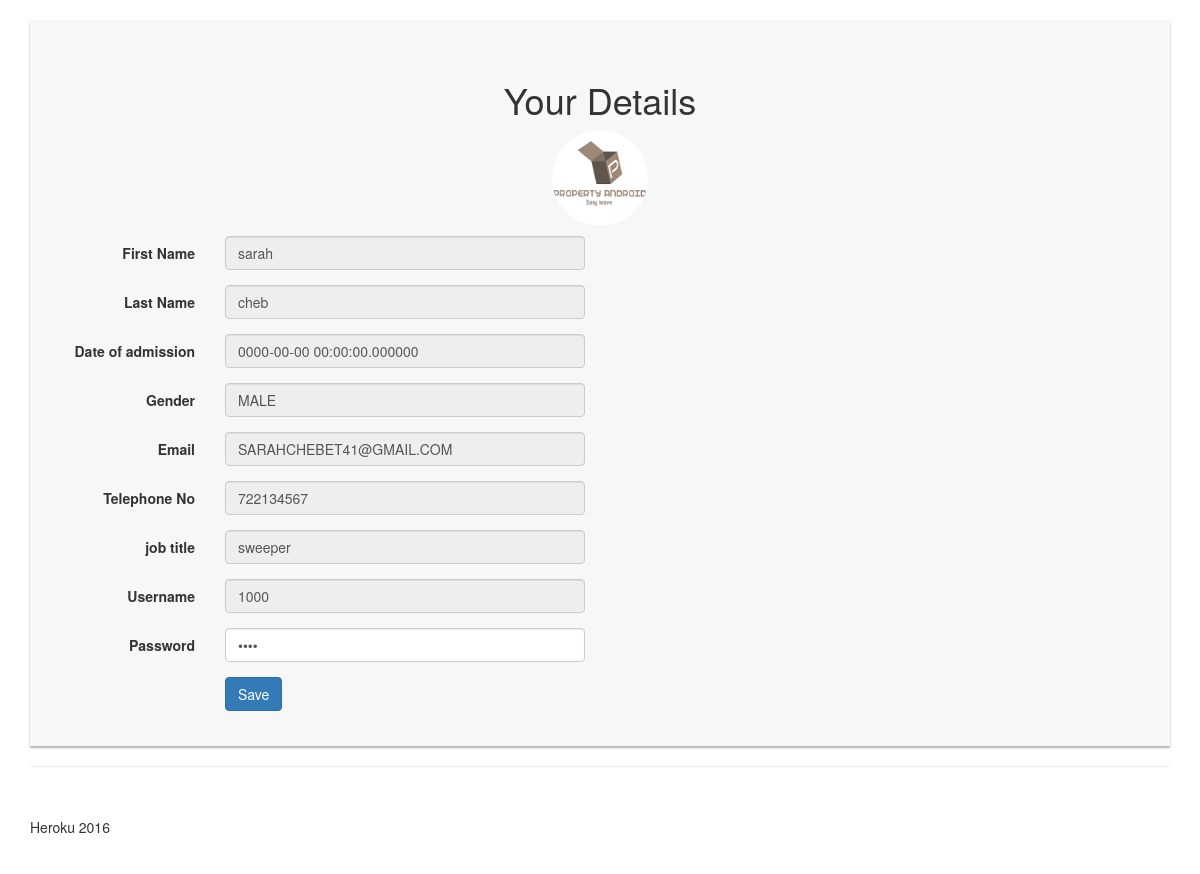
The page /leave/profile.php (signed in) on the database its author committed.
### tables this page shows
CREATE TABLE `employee` (
  `firstname` varchar(100) NOT NULL,
  `lastname` varchar(100) NOT NULL,
  `nationality` varchar(100) NOT NULL,
  `id_no` int(100) NOT NULL,
  `emp_no` int(100) NOT NULL,
  `gender` varchar(100) NOT NULL,
  `doa` datetime(6) NOT NULL,
  `email` varchar(100) NOT NULL,
  `tel_no` int(10) NOT NULL,
  `department` varchar(100) NOT NULL,
  `password` varchar(32) NOT NULL,
  `job_title` varchar(255) NOT NULL,
  `photo` varbinary(1000) NOT NULL,
  `emp_role` varchar(255) NOT NULL DEFAULT 'employee',
  `leave_status` varchar(255) NOT NULL DEFAULT 'At Work'
);

### leave/includes/function.php (called while the page is built, shortened)
<?php
function query($sql) {
global $connection;
return mysqli_query($connection, $sql);
}
function fetch_array($result){
return mysqli_fetch_array($result);
}
?>

### leave/profile.php (the view, shortened to what this page needs)
<?php include("includes/header.php"); ?>
<body>
    <div class="container">
<?php
        $query=query("SELECT*FROM employee WHERE emp_no='{$_SESSION['emp_emp_no']}' ");
        while($row=fetch_array($query))
        {
                        $firstname=$row['firstname'];
                        $lastname=$row['lastname'];
                        $doa=$row['doa'];
                        $job_title=$row['job_title'];
                        $email=$row['email'];
                        $tel_no=$row['tel_no'];
                        $gender=$row['gender'];
                        $user_emp_no=$row['emp_no'];
                        $password=$row['password'];
  }
?>
        <div class="account-wall">
               <h1 class="text-center">Your Details</h1>
                <img class="profile-img" src="uploads/create_thumb.png"
                    alt="">
            <form class="form-horizontal" method="post">
  <div class="form-group">
    <label for="first_name"   class="col-sm-2 control-label">First Name</label>
    <div class="col-md-4">
      <input type="text" class="form-control" name="firstname" value="<?php echo $firstname;?>" placeholder="First Name" disabled>
    </div>
  </div>
  <div class="form-group">
    <label for="last_name" class="col-sm-2 control-label">Last Name</label>
    <div class="col-md-4">
      <input type="text" class="form-control" name="lastname" value="<?php echo $lastname;?>" placeholder="Last Name" disabled>
    </div>
  </div>
   <div class="form-group">
    <label for="DateRecruited" class="col-sm-2 control-label">Date of admission</label>
    <div class="col-md-4">
      <input type="text" class="form-control" name="doa" value="<?php echo $doa;?>" placeholder="Date of admission" disabled>
    </div>
  </div>
    <div class="form-group">
    <label for="Address" class="col-sm-2 control-label">Gender</label>
    <div class="col-md-4">
      <input type="text" class="form-control" name="Gender" value="<?php echo $gender;?>" placeholder="Address" disabled>
    </div>
  </div>
   <div class="form-group">
    <label for="Email" class="col-sm-2 control-label">Email</label>
    <div class="col-md-4">
      <input type="email" class="form-control" name="email" value="<?php echo $email;?>" placeholder="Email" disabled>
    </div>
  </div>
  <div class="form-group">
    <label for="mobile_no" class="col-sm-2 control-label">Telephone No</label>
    <div class="col-md-4">
      <input type="text" class="form-control" name="tel_no" value="<?php echo $tel_no;?>" placeholder="telephone number" disabled>
    </div>
  </div>
   <div class="form-group">
    <label for="Soldier Rank" class="col-sm-2 control-label">job title</label>
    <div class="col-md-4">
      <input type="text" class="form-control" name="job_title" value="<?php echo $job_title;?>" placeholder="Soldier_Rank" disabled>
    </div>
  </div><div class="form-group">
    <label for="mobile_no" class="col-sm-2 control-label">Username</label>
    <div class="col-md-4">
      <input type="text" class="form-control" name="username" value="<?php echo $user_emp_no;?>" placeholder="Username" disabled>
    </div>
  </div><div class="form-group">
    <label for="mobile_no" class="col-sm-2 control-label">Password</label>
    <div class="col-md-4">
      <input type="password" class="form-control" name="password" value="<?php echo $password;?>" placeholder="Password">
    </div>
  </div>
  <div class="form-group">
    <div class="col-sm-offset-2 col-sm-10">
      <button type="submit" name="save" class="btn btn-primary">Save</button>
    </div>
  </div>
</form>
            </div>
<?php include("includes/footer.php");?>

### leave/css/full-slider.css (style rules this page uses)
html, body { height: 100%; }

### leave/css/style.css (style rules this page uses)
.account-wall { margin-top: 20px; padding: 40px 0px 20px 0px; background-color: #f7f7f7; -moz-box-shadow: 0px 2px 2px rgba(0, 0, 0, 0.3); -webkit-box-shadow: 0px 2px 2px rgba(0, 0, 0, 0.3); box-shadow: 0px 2px 2px rgba(0, 0, 0, 0.3); }
.profile-img { width: 96px; height: 96px; margin: 0 auto 10px; display: block; -moz-border-radius: 50%; -webkit-border-radius: 50%; border-radius: 50%; }

### rows shown on the page
employee: firstname "sarah", lastname "cheb", doa "0000-00-00 00:00:00.000000", Gender "MALE", email "SARAHCHEBET41@GMAIL.COM", tel_no "722134567", job_title "sweeper", username "1000"
